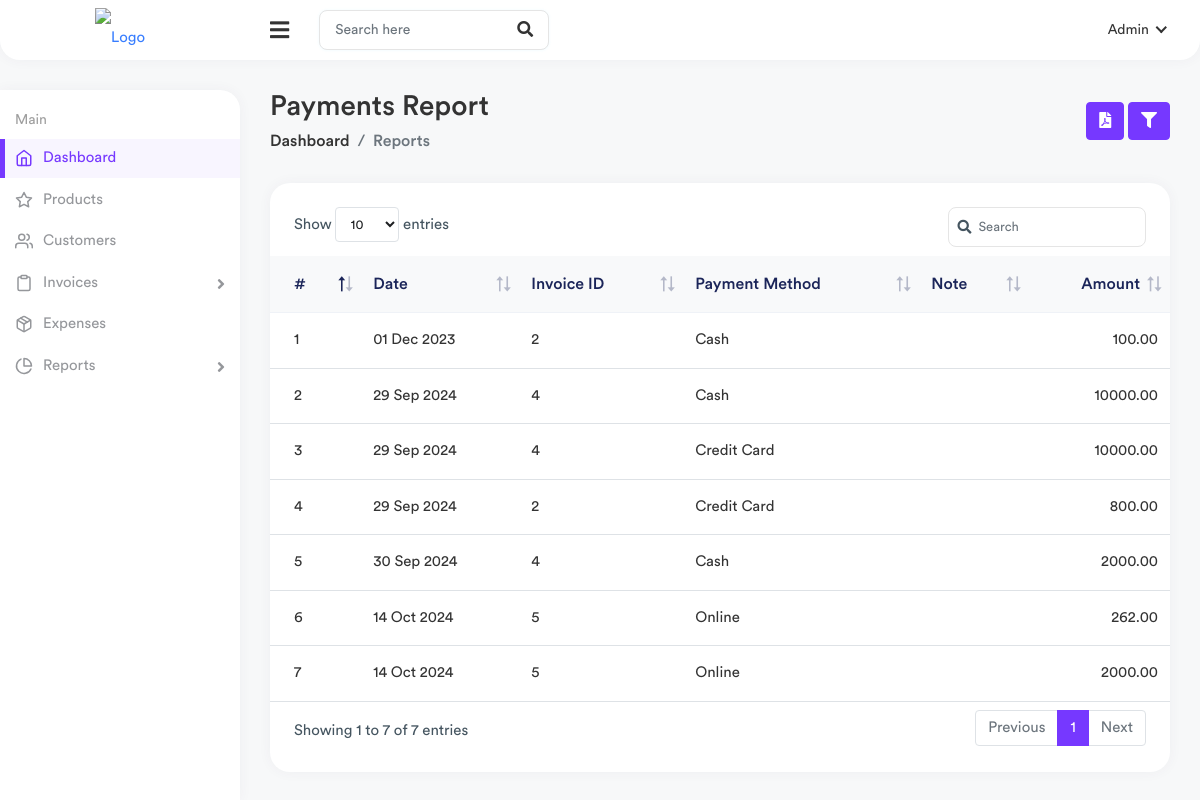
The page /billing/report/payments/ on the database its author committed.
### billing/models.py (models this page shows, shortened)
class Payment(models.Model):
    invoice = models.ForeignKey(Invoice, on_delete=models.CASCADE, related_name='payments')
    amount = models.DecimalField(max_digits=10, decimal_places=2)
    payment_date = models.DateTimeField()
    payment_method = models.CharField(max_length=50, choices=[('Cash', 'Cash'), ('Credit Card', 'Credit Card'), ('Bank Transfer', 'Bank Transfer')])
    note = models.TextField(null=True, blank=True)

class Invoice(models.Model):
    customer = models.ForeignKey(Customer, on_delete=models.CASCADE,null=True)
    date = models.DateField(auto_now_add=True)
    total_amount = models.DecimalField(max_digits=10, decimal_places=2, default=0)
    total_sgst=models.DecimalField(max_digits=10, decimal_places=2, default=0)
    total_cgst=models.DecimalField(max_digits=10, decimal_places=2, default=0)
    paid_amount = models.DecimalField(max_digits=10, decimal_places=2, default=0)
    created_date = models.DateTimeField(default=timezone.now)  # Use default
    modified_date = models.DateTimeField(auto_now=True)

### billing/views.py (the view, shortened to what this page needs)
# urls.py: path('report/payments/', views.payment_report, name='payment_report'),
def payment_report(request):
    start_date = request.GET.get('start_date')
    end_date = request.GET.get('end_date')
    payments = Payment.objects.all()
    return render(request, 'reports/payments.html', {
        'payments': payments
    })

### templates/reports/payments.html (shortened to what this page needs)
{% extends 'base.html' %}
{% block content %}
<div class="page-wrapper">
  <div class="content container-fluid">
    <div class="page-header">
      <div class="row align-items-center">
        <div class="col">
          <h3 class="page-title">Payments Report</h3>
          <ul class="breadcrumb">
            <li class="breadcrumb-item"><a href="{% url 'home' %}">Dashboard</a></li>
            <li class="breadcrumb-item active">Reports</li>
          </ul>
        </div>
        <div class="col-auto">
          <a href="#" class="btn btn-primary">
            <i class="fas fa-file-pdf"></i>
          </a>
          <a class="btn btn-primary filter-btn" href="javascript:void(0);" id="filter_search">
            <i class="fas fa-filter"></i>
          </a>
        </div>
      </div>
    </div>
    <div class="row">
      <div class="col-sm-12">
        <div class="card card-table">
          <div class="card-body">
            <div class="table-responsive">
              <table class="table table-center table-hover datatable">
                <thead class="thead-light">
                  <tr>
                    <th>#</th>
                    <th>Date</th>
                    <th>Invoice ID</th>
                    <th>Payment Method</th>
                    <th>Note</th>
                    <th class="text-end">Amount</th>
                  </tr>
                </thead>
                <tbody>
                  {% for payment in payments %}
                  <tr>
                    <td>{{ forloop.counter }}</td>
                    <td>{{ payment.payment_date|date:"d M Y" }}</td>
                    <td>{{ payment.invoice.id }}</td>
                    <td>{{ payment.payment_method }}</td>
                    <td>{{ payment.note }}</td>
                    <td class="text-end">{{ payment.amount }}</td>
                  </tr>
                  {% empty %}
                  <tr>
                    <td colspan="6" class="text-center">No payments found for the selected date range.</td>
                  </tr>
                  {% endfor %}
                </tbody>
              </table>
            </div>
          </div>
        </div>
      </div>
    </div>
  </div>
</div>
{% endblock content %}

### rows shown on the page
Payment: payment_date "01 Dec 2023", invoice.id "2", payment_method "Cash", amount "100.00"
Payment: payment_date "29 Sep 2024", invoice.id "4", payment_method "Cash", amount "10000.00"
Payment: payment_date "29 Sep 2024", invoice.id "4", payment_method "Credit Card", amount "10000.00"
Payment: payment_date "29 Sep 2024", invoice.id "2", payment_method "Credit Card", amount "800.00"
Payment: payment_date "30 Sep 2024", invoice.id "4", payment_method "Cash", amount "2000.00"
Payment: payment_date "14 Oct 2024", invoice.id "5", payment_method "Online", amount "262.00"
Payment: payment_date "14 Oct 2024", invoice.id "5", payment_method "Online", amount "2000.00"
